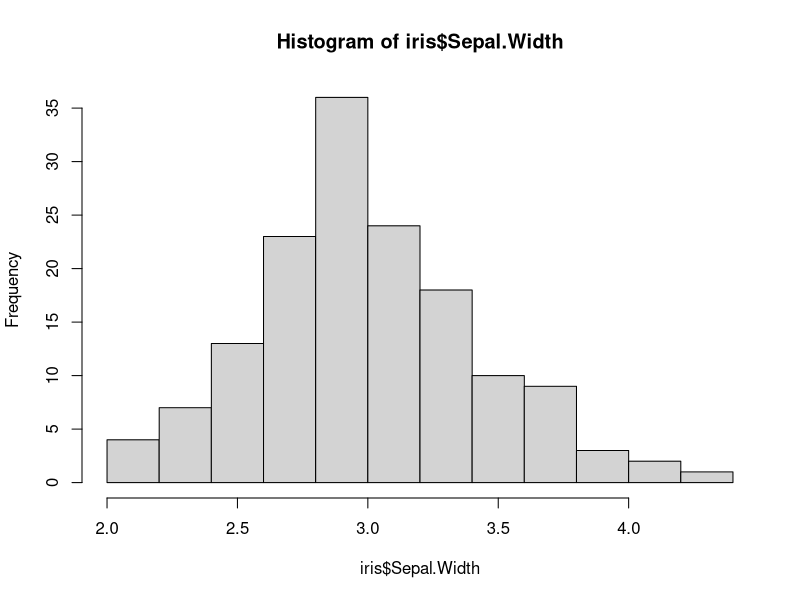
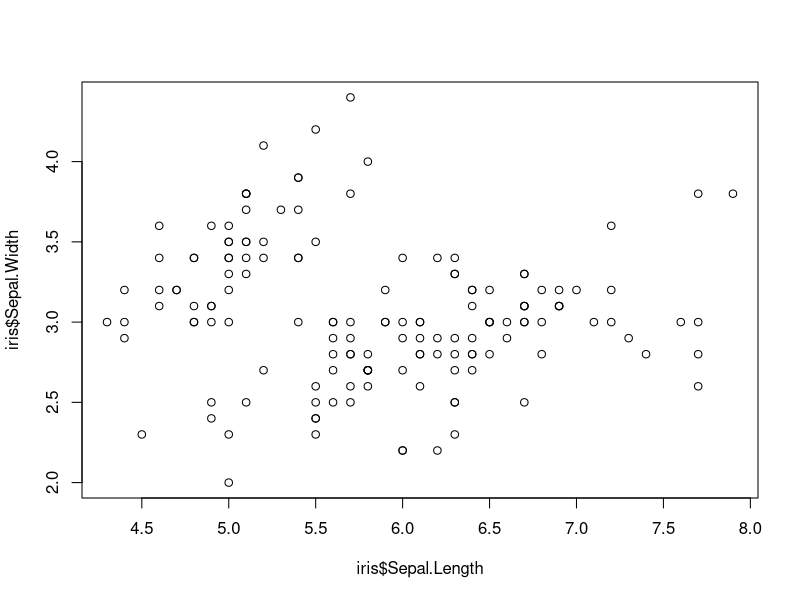

Source code (R) for these figures, in order:
## ---- chunk 1
knitr::opts_chunk$set(echo = TRUE)
## ---- chunk 2
hist(iris$Sepal.Width)
## ---- chunk 3
plot(iris$Sepal.Length, iris$Sepal.Width)
